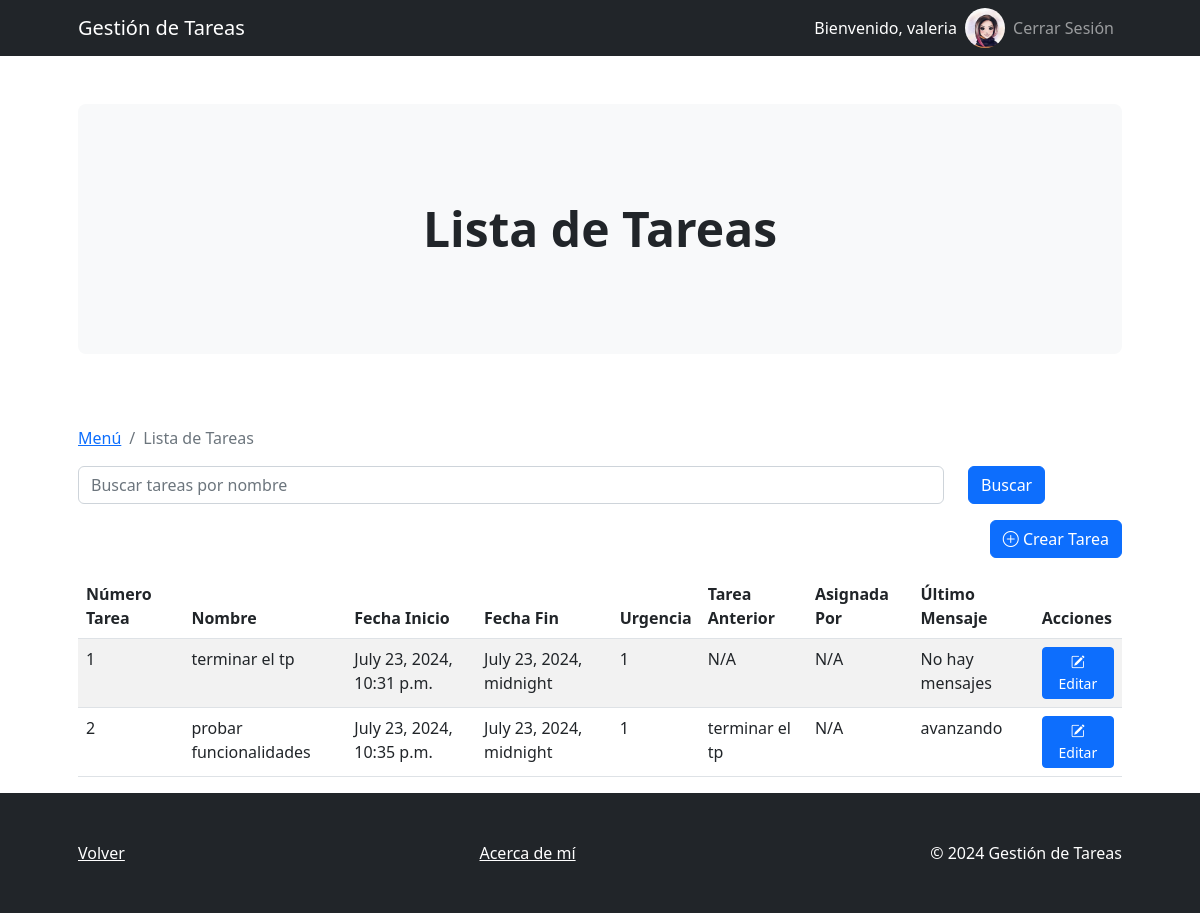
The page /tareas/ (signed in) on the database as committed earlier.
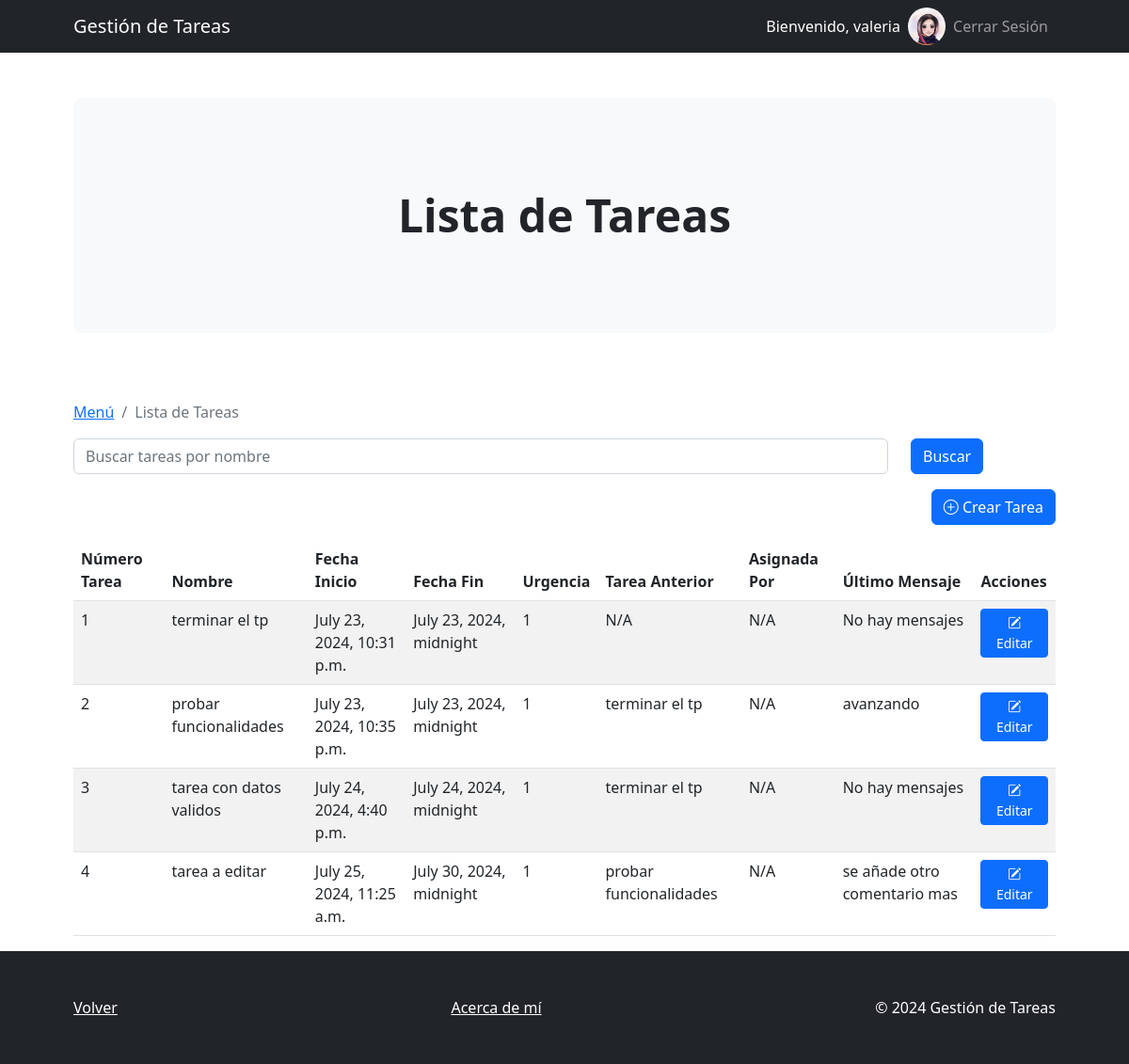
The same page on the database as committed later.
### derivadorDeTareasApp/models.py (models this page shows, shortened)
class Tarea(models.Model):
    ESTADO_CHOICES = [
        ('no iniciado', 'No Iniciado'),
        ('en progreso', 'En Progreso'),
        ('en espera', 'En Espera'),
        ('terminada', 'Terminada'),
    ]
    nombre = models.CharField(max_length=40)
    descripcion = models.CharField(max_length=254)
    fecha_inicio = models.DateTimeField(default=timezone.now)
    fecha_fin = models.DateTimeField()
    prioridad = models.IntegerField()
    urgencia = models.IntegerField()
    tarea_anterior = models.ForeignKey('self', related_name='siguiente', on_delete=models.SET_NULL, null=True, blank=True)
    tarea_posterior = models.ForeignKey('self', related_name='anterior', on_delete=models.SET_NULL, null=True, blank=True)
    numero_tarea = models.AutoField(primary_key=True)
    estado = models.CharField(max_length=20, choices=ESTADO_CHOICES, default='no iniciado')
    usuario = models.ForeignKey(Usuario, on_delete=models.CASCADE, related_name='tareas')

class Comentario(models.Model):
    tarea = models.ForeignKey(Tarea, related_name='comentarios', on_delete=models.CASCADE)
    usuario = models.ForeignKey(Usuario, on_delete=models.CASCADE)
    comentario = models.TextField()
    fecha = models.DateTimeField(auto_now_add=True)

### derivadorDeTareasApp/views.py (the view)
# urls.py: path('tareas/', views.lista_tareas, name='lista_tareas'),
@login_required
def lista_tareas(request):
    query = request.GET.get('q')
    if query:
        tareas = Tarea.objects.filter(nombre__icontains=query)
    else:
        tareas = Tarea.objects.all()
    for tarea in tareas:
        tarea.ultimo_comentario = tarea.comentarios.last()
    return render(request, 'tareas/lista_tareas.html', {'tareas': tareas})

### derivadorDeTareasApp/templates/tareas/lista_tareas.html (shortened to what this page needs)
{% extends 'base.html' %}
{% block breadcrumb %}
<a href="{% if user.is_superuser %}{% url 'menu_admin' %}{% else %}{% url 'menu_usuario' %}{% endif %}" class="breadcrumb-item">Menú</a>
<span class="breadcrumb-item active">Lista de Tareas</span>
{% endblock %}
{% block header %}
<div class="m-4 m-lg-5">
    <h2 class="display-5 fw-bold">Lista de Tareas</h2>
</div>
{% endblock %}
{% block content %}
<form method="get" class="mb-3">
    <div class="row">
        <div class="col-md-10">
            <input type="text" name="q" class="form-control" placeholder="Buscar tareas por nombre" value="{{ request.GET.q }}">
        </div>
        <div class="col-md-2">
            <button type="submit" class="btn btn-primary">Buscar</button>
        </div>
    </div>
</form>
<div class="d-flex justify-content-end mb-3">
    <a href="{% url 'crear_tarea' %}" class="btn btn-primary">
        <i class="bi bi-plus-circle"></i> Crear Tarea
    </a>
</div>
<table class="table table-striped">
    <thead>
        <tr>
            <th scope="col">Número Tarea</th>
            <th scope="col">Nombre</th>
            <th scope="col">Fecha Inicio</th>
            <th scope="col">Fecha Fin</th>
            <th scope="col">Urgencia</th>
            <th scope="col">Tarea Anterior</th>
            <th scope="col">Asignada Por</th>
            <th scope="col">Último Mensaje</th>
            <th scope="col">Acciones</th>
        </tr>
    </thead>
    <tbody>
        {% for tarea in tareas %}
        <tr>
            <td>{{ tarea.numero_tarea }}</td>
            <td>{{ tarea.nombre }}</td>
            <td>{{ tarea.fecha_inicio }}</td>
            <td>{{ tarea.fecha_fin }}</td>
            <td>{{ tarea.urgencia }}</td>
            <td>{% if tarea.tarea_anterior %}{{ tarea.tarea_anterior.nombre }}{% else %}N/A{% endif %}</td>
            <td>{% if tarea.asignada_por %}{{ tarea.asignada_por.nombre }}{% else %}N/A{% endif %}</td>
            <td>{% if tarea.ultimo_comentario %}{{ tarea.ultimo_comentario.comentario }}{% else %}No hay mensajes{% endif %}</td>
            <td>
                <a href="{% url 'editar_tarea' tarea.pk %}" class="btn btn-sm btn-primary">
                    <i class="bi bi-pencil-square"></i> Editar
                </a>
            </td>
        </tr>
        {% endfor %}
    </tbody>
</table>
{% endblock %}

Rows that differ between the two databases and show on the page:
added Tarea: numero_tarea "3", nombre "tarea con datos validos", fecha_inicio "July 24, 2024, 4:40 p.m.", fecha_fin "July 24, 2024, midnight", urgencia "1", tarea_anterior.nombre "terminar el tp", shows "No hay mensajes"
added Tarea: numero_tarea "4", nombre "tarea a editar", fecha_inicio "July 25, 2024, 11:25 a.m.", fecha_fin "July 30, 2024, midnight", urgencia "1", tarea_anterior.nombre "probar funcionalidades", ultimo_comentario.comentario "se añade otro comentario mas"
